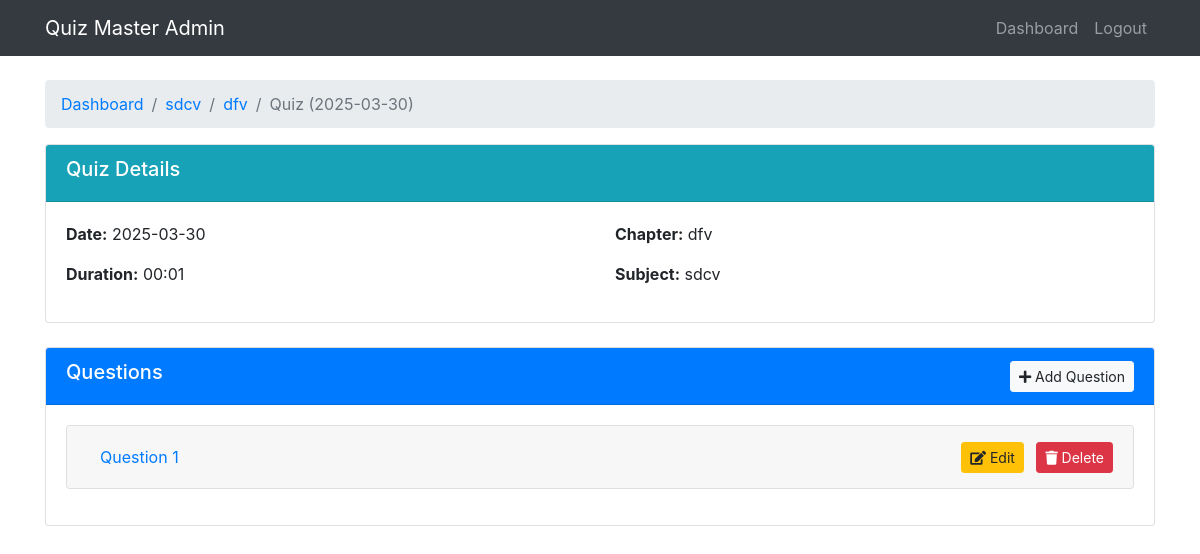
/admin/quiz/1/questions (signed in), run on the app's committed database.
### models/db_setup.py (models this page shows)
class Subject(db.Model):
    id = db.Column(db.Integer, primary_key=True)
    name = db.Column(db.String(100), nullable=False)
    description = db.Column(db.Text)
    chapters = db.relationship('Chapter', backref='subject', lazy=True, cascade="all, delete-orphan")

class Chapter(db.Model):
    id = db.Column(db.Integer, primary_key=True)
    name = db.Column(db.String(100), nullable=False)
    description = db.Column(db.Text)
    subject_id = db.Column(db.Integer, db.ForeignKey('subject.id'), nullable=False)
    quizzes = db.relationship('Quiz', backref='chapter', lazy=True, cascade="all, delete-orphan")

class Quiz(db.Model):
    id = db.Column(db.Integer, primary_key=True)
    chapter_id = db.Column(db.Integer, db.ForeignKey('chapter.id'), nullable=False)
    date_of_quiz = db.Column(db.Date, nullable=False)
    time_duration = db.Column(db.String(5), nullable=False)  # Format: HH:MM
    remarks = db.Column(db.Text)
    questions = db.relationship('Question', backref='quiz', lazy=True, cascade="all, delete-orphan")
    scores = db.relationship('Score', backref='quiz', lazy=True, cascade="all, delete-orphan")

class Question(db.Model):
    id = db.Column(db.Integer, primary_key=True)
    quiz_id = db.Column(db.Integer, db.ForeignKey('quiz.id'), nullable=False)
    question_statement = db.Column(db.Text, nullable=False)
    option1 = db.Column(db.String(200), nullable=False)
    option2 = db.Column(db.String(200), nullable=False)
    option3 = db.Column(db.String(200), nullable=False)
    option4 = db.Column(db.String(200), nullable=False)
    correct_option = db.Column(db.Integer, nullable=False)  # 1, 2, 3, or 4

### controllers/admin.py (the view)
def view_questions(quiz_id):
    if not session.get('is_admin'):
        return redirect(url_for('login'))
    quiz = Quiz.query.get_or_404(quiz_id)
    return render_template('admin/questions.html', quiz=quiz)

### templates/admin/questions.html (shortened to what this page needs)
<!DOCTYPE html>
<html lang="en">
<head>
    <link rel="stylesheet" href="https://stackpath.bootstrapcdn.com/bootstrap/4.5.2/css/bootstrap.min.css">
    <link rel="stylesheet" href="https://cdnjs.cloudflare.com/ajax/libs/font-awesome/5.15.1/css/all.min.css">
</head>
<body>
    <nav class="navbar navbar-expand-lg navbar-dark bg-dark">
        <div class="container">
            <a class="navbar-brand" href="#">Quiz Master Admin</a>
            <div class="collapse navbar-collapse" id="navbarNav">
                <ul class="navbar-nav ml-auto">
                    <li class="nav-item">
                        <a class="nav-link" href="{{ url_for('admin_dashboard') }}">Dashboard</a>
                    </li>
                    <li class="nav-item">
                        <a class="nav-link" href="{{ url_for('logout') }}">Logout</a>
                    </li>
                </ul>
            </div>
        </div>
    </nav>
    <div class="container mt-4">
        <nav aria-label="breadcrumb">
            <ol class="breadcrumb">
                <li class="breadcrumb-item"><a href="{{ url_for('admin_dashboard') }}">Dashboard</a></li>
                <li class="breadcrumb-item"><a href="{{ url_for('view_chapters', subject_id=quiz.chapter.subject.id) }}">{{ quiz.chapter.subject.name }}</a></li>
                <li class="breadcrumb-item"><a href="{{ url_for('view_quizzes', chapter_id=quiz.chapter.id) }}">{{ quiz.chapter.name }}</a></li>
                <li class="breadcrumb-item active">Quiz ({{ quiz.date_of_quiz.strftime('%Y-%m-%d') }})</li>
            </ol>
        </nav>
        <div class="card mb-4">
            <div class="card-header bg-info text-white">
                <h5>Quiz Details</h5>
            </div>
            <div class="card-body">
                <div class="row">
                    <div class="col-md-6">
                        <p><strong>Date:</strong> {{ quiz.date_of_quiz.strftime('%Y-%m-%d') }}</p>
                        <p><strong>Duration:</strong> {{ quiz.time_duration }}</p>
                    </div>
                    <div class="col-md-6">
                        <p><strong>Chapter:</strong> {{ quiz.chapter.name }}</p>
                        <p><strong>Subject:</strong> {{ quiz.chapter.subject.name }}</p>
                    </div>
                </div>
            </div>
        </div>
        <div class="card">
            <div class="card-header bg-primary text-white d-flex justify-content-between align-items-center">
                <h5>Questions</h5>
                <a href="{{ url_for('add_question', quiz_id=quiz.id) }}" class="btn btn-sm btn-light">
                    <i class="fas fa-plus"></i> Add Question
                </a>
            </div>
            <div class="card-body">
                {% if quiz.questions %}
                    <div class="accordion" id="questionAccordion">
                        {% for question in quiz.questions %}
                            <div class="card mb-3">
                                <div class="card-header d-flex justify-content-between align-items-center" id="heading{{ question.id }}">
                                    <h5 class="mb-0">
                                        <button class="btn btn-link" type="button" data-toggle="collapse"
                                                data-target="#collapse{{ question.id }}" aria-expanded="true"
                                                aria-controls="collapse{{ question.id }}">
                                            Question {{ loop.index }}
                                        </button>
                                    </h5>
                                    <div>
                                        <a href="#" class="btn btn-warning btn-sm mr-2">
                                            <i class="fas fa-edit"></i> Edit
                                        </a>
                                        <a href="{{ url_for('delete_question', question_id=question.id) }}" class="btn btn-danger btn-sm"
                                          onclick="return confirm('Are you sure you want to delete this question?')">
                                            <i class="fas fa-trash"></i> Delete
                                        </a>
                                    </div>
                                </div>
                            </div>
                        {% endfor %}
                    </div>
                {% else %}
                    <p class="text-center">No questions added for this quiz yet. Add some questions to get started!</p>
                {% endif %}
            </div>
        </div>
    </div>
</body>
</html>

### data on the page
Subject: chapter.subject.name "sdcv"
Chapter: chapter.name "dfv"
Quiz: date_of_quiz "2025-03-30", time_duration "00:01"
